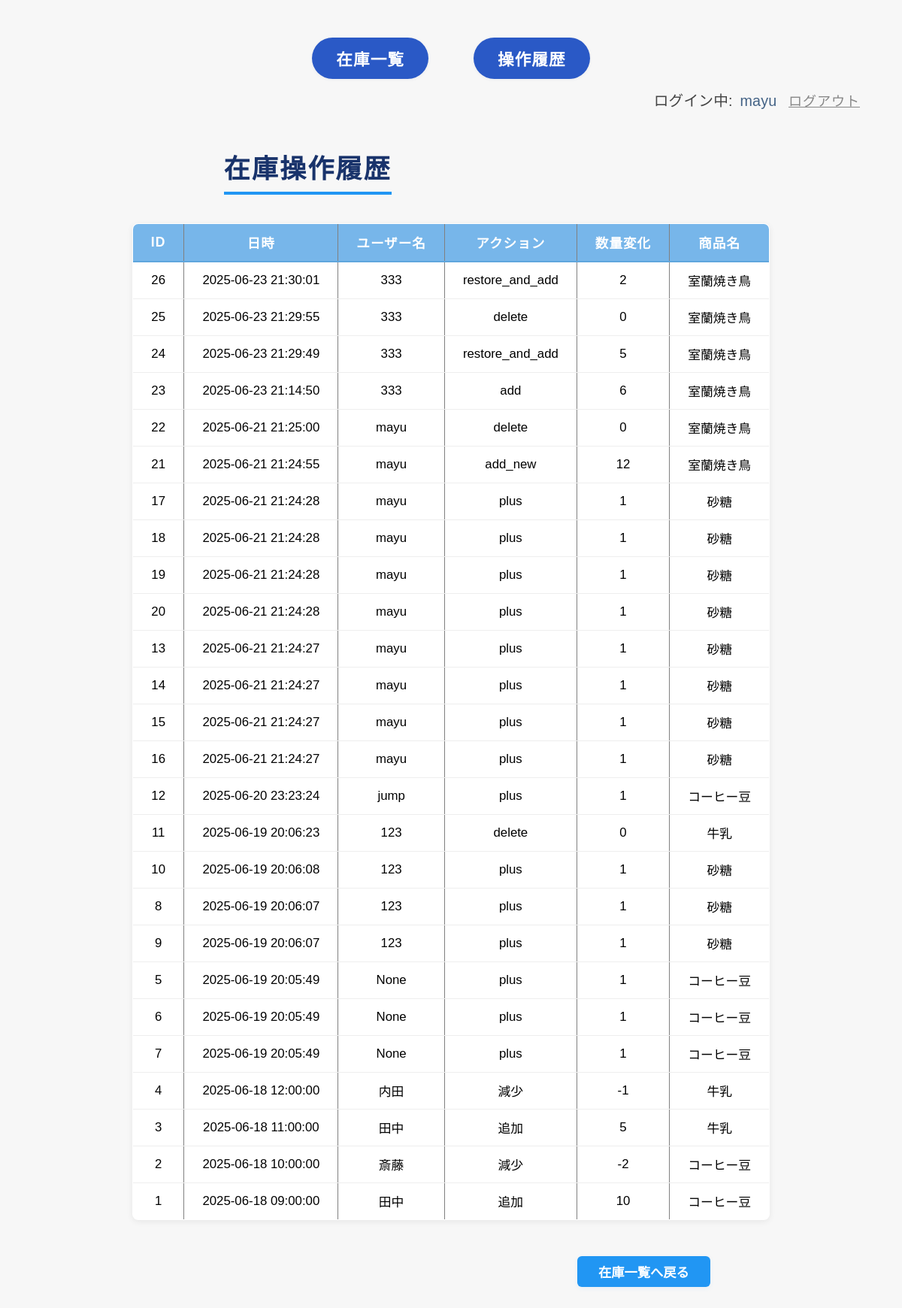
Page /logs (signed in) on the committed database.
### tables this page shows
CREATE TABLE "users" (
	"id"	INTEGER,
	"name"	TEXT,
	"role"	TEXT, password TEXT,
	PRIMARY KEY("id" AUTOINCREMENT)
);

CREATE TABLE "log_inventory" (
	"id"	INTEGER,
	"item_id"	INTEGER,
	"quantity_change"	INTEGER,
	"action"	TEXT,
	"user_id"	INTEGER,
	"time_log"	TEXT,
	PRIMARY KEY("id" AUTOINCREMENT)
);

CREATE TABLE "items" (
	"id"	INTEGER,
	"name"	TEXT,
	"delete_flag"	INTEGER DEFAULT 0,
	PRIMARY KEY("id" AUTOINCREMENT)
);

### app.py (the view)
@app.route('/logs')
def show_log():
    if not is_logged_in():
        return redirect(url_for('login'))
    conn = sqlite3.connect('inventory.db')
    cursor = conn.cursor()
    cursor.execute('''
        SELECT
            log_inventory.id,
            log_inventory.time_log,
            users.name as user_name,
            log_inventory.action,
            log_inventory.quantity_change,
            items.name as item_name
        FROM log_inventory
        LEFT JOIN users ON log_inventory.user_id = users.id
        LEFT JOIN items ON log_inventory.item_id = items.id
        ORDER BY log_inventory.time_log DESC
        LIMIT 100
    ''')
    logs = cursor.fetchall()
    conn.close()
    log_list = []
    for row in logs:
        log_list.append({
            'id': row[0],
            'time_log': row[1],
            'user_name': row[2],
            'action': row[3],
            'quantity_change': row[4],
            'item_name': row[5],
        })
    return render_template('logs.html', log_list=log_list)

### app.py (called while the page is built)
def is_logged_in():
    return 'user_id' in session

### templates/logs.html
{% extends "base.html" %}
{% block content %}
    <h1  style="margin-left: 23%;">在庫操作履歴</h1>
    <table border="1">
        <tr>
            <th>ID</th>
            <th>日時</th>
            <th>ユーザー名</th>
            <th>アクション</th>
            <th>数量変化</th>
            <th>商品名</th>
        </tr>
        {% for log in log_list %}
        <tr>
            <td>{{ log.id }}</td>
            <td>{{ log.time_log }}</td>
            <td>{{ log.user_name }}</td>
            <td>{{ log.action }}</td>
            <td>{{ log.quantity_change }}</td>
            <td>{{ log.item_name }}</td>
        </tr>
        {% endfor %}
    </table>
    <br>
    <a href="{{ url_for('index') }}" class="add-btn" style="margin-left: 65%;">在庫一覧へ戻る</a>
{% endblock %}

### templates/base.html (shortened to what this page needs)
<!DOCTYPE html>
<html lang="ja">
<head>
    <link rel="stylesheet" href="{{ url_for('static', filename='style.css') }}">
</head>
<body>
<header>
    <nav>
        <div class="nav-top">
            <ul>
                <li><a href="{{ url_for('index') }}">在庫一覧</a></li>
                <li><a href="{{ url_for('show_log') }}">操作履歴</a></li>
            </ul>
        </div>
        <div class="nav-user">
            {% if session.get('user_name') %}
                <span class="login-info">
                    ログイン中: <span class="user-name">{{ session['user_name'] }}</span>
                    <a href="{{ url_for('logout') }}" class="logout-link">ログアウト</a>
                </span>
            {% else %}
                <a href="{{ url_for('login') }}" class="logout-link">ログイン</a>
            {% endif %}
        </div>
    </nav>
</header>
    <main>
        {% block content %}{% endblock %}
    </main>
</body>
</html>

### static/style.css (style rules this page uses)
body { font-family: "Yu Gothic", "Meiryo", sans-serif; background: #f7f7f7; margin: 40px; }
h1 { color: #3a3a3a; margin-bottom: 24px; letter-spacing: 2px; }
table { border-collapse: collapse; background: #fff; min-width: 360px; margin: 0 auto; box-shadow: 0 2px 8px rgba(0,0,0,0.07); border-radius: 8px; overflow: hidden; }
th, td { padding: 12px 24px; text-align: center; }
th { background: #77b6ea; color: #fff; font-size: 1.1em; letter-spacing: 1px; border-bottom: 2px solid #5fa6dd; }
td { border-bottom: 1px solid #eee; font-size: 1.05em; }
tr:last-child td { border-bottom: none; }
.add-btn { display: inline-block; margin-bottom: 18px; padding: 8px 28px; background: #2196f3; color: #fff; border-radius: 6px; text-decoration: none; font-size: 1.08em; font-weight: bold; box-shadow: 0 2px 6px rgba(33,150,243,0.08); border: none; transition: background 0.15s, box-shadow 0.15s; }
nav ul { display: flex; list-style: none; margin: 0; padding: 0; justify-content: center; background: transparent; }
nav li { margin: 0 30px; }
nav a { display: inline-block; color: #fff; background: #2a59c6; font-size: 1.35em; font-weight: bold; letter-spacing: 0.05em; text-decoration: none; padding: 12px 32px; border-radius: 2em; margin-top: 10px; margin-bottom: 10px; box-shadow: 0 1px 4px rgba(26,50,106,0.06); transition: background 0.2s, box-shadow 0.2s, transform 0.08s; border: none; outline: none; cursor: pointer; }
h1 { color: #19336b; font-size: 2.2em; font-weight: bold; padding-bottom: 8px; border-bottom: 4px solid #2196f3; text-align: center; display: inline-block; margin: 46px 0 38px 0; padding-bottom: 8px; border-bottom: 4px solid #2196f3; }
table { margin: 0 auto 30px auto; }
.nav-user { text-align: right; margin-top: 3px; margin-bottom: 3px; padding-right: 16px; }
.login-info { font-size:1.23em; color: #444; letter-spacing: 0.01em; }
.user-name { font-weight: 500; color: #436285; margin: 0 4px 0 4px; font-size: 1em; }
.logout-link { background: none !important; border-radius: 0 !important; padding: 0 !important; box-shadow: none !important; color: #888 !important; font-size: 0.92em; text-decoration: underline; margin-left: 6px; cursor: pointer; font-weight: normal; font-family: inherit; transition: color 0.15s; outline: none; display: inline; }

### rows in the picture
users: user_name "mayu"
log_inventory: id "26", time_log "2025-06-23 21:30:01", user_name "333", action "restore_and_add", quantity_change "2", item_name "室蘭焼き鳥"
log_inventory: id "25", time_log "2025-06-23 21:29:55", user_name "333", action "delete", quantity_change "0", item_name "室蘭焼き鳥"
log_inventory: id "24", time_log "2025-06-23 21:29:49", user_name "333", action "restore_and_add", quantity_change "5", item_name "室蘭焼き鳥"
log_inventory: id "23", time_log "2025-06-23 21:14:50", user_name "333", action "add", quantity_change "6", item_name "室蘭焼き鳥"
log_inventory: id "22", time_log "2025-06-21 21:25:00", user_name "mayu", action "delete", quantity_change "0", item_name "室蘭焼き鳥"
log_inventory: id "21", time_log "2025-06-21 21:24:55", user_name "mayu", action "add_new", quantity_change "12", item_name "室蘭焼き鳥"
log_inventory: id "17", time_log "2025-06-21 21:24:28", user_name "mayu", action "plus", quantity_change "1", item_name "砂糖"
log_inventory: id "18", time_log "2025-06-21 21:24:28", user_name "mayu", action "plus", quantity_change "1", item_name "砂糖"
log_inventory: id "19", time_log "2025-06-21 21:24:28", user_name "mayu", action "plus", quantity_change "1", item_name "砂糖"
log_inventory: id "20", time_log "2025-06-21 21:24:28", user_name "mayu", action "plus", quantity_change "1", item_name "砂糖"
log_inventory: id "13", time_log "2025-06-21 21:24:27", user_name "mayu", action "plus", quantity_change "1", item_name "砂糖"
log_inventory: id "14", time_log "2025-06-21 21:24:27", user_name "mayu", action "plus", quantity_change "1", item_name "砂糖"
log_inventory: id "15", time_log "2025-06-21 21:24:27", user_name "mayu", action "plus", quantity_change "1", item_name "砂糖"
log_inventory: id "16", time_log "2025-06-21 21:24:27", user_name "mayu", action "plus", quantity_change "1", item_name "砂糖"
log_inventory: id "12", time_log "2025-06-20 23:23:24", user_name "jump", action "plus", quantity_change "1", item_name "コーヒー豆"
log_inventory: id "11", time_log "2025-06-19 20:06:23", user_name "123", action "delete", quantity_change "0", item_name "牛乳"
log_inventory: id "10", time_log "2025-06-19 20:06:08", user_name "123", action "plus", quantity_change "1", item_name "砂糖"
log_inventory: id "8", time_log "2025-06-19 20:06:07", user_name "123", action "plus", quantity_change "1", item_name "砂糖"
log_inventory: id "9", time_log "2025-06-19 20:06:07", user_name "123", action "plus", quantity_change "1", item_name "砂糖"
log_inventory: id "5", time_log "2025-06-19 20:05:49", user_name "None", action "plus", quantity_change "1", item_name "コーヒー豆"
log_inventory: id "6", time_log "2025-06-19 20:05:49", user_name "None", action "plus", quantity_change "1", item_name "コーヒー豆"
log_inventory: id "7", time_log "2025-06-19 20:05:49", user_name "None", action "plus", quantity_change "1", item_name "コーヒー豆"
log_inventory: id "4", time_log "2025-06-18 12:00:00", user_name "内田", action "減少", quantity_change "-1", item_name "牛乳"
log_inventory: id "3", time_log "2025-06-18 11:00:00", user_name "田中", action "追加", quantity_change "5", item_name "牛乳"
log_inventory: id "2", time_log "2025-06-18 10:00:00", user_name "斎藤", action "減少", quantity_change "-2", item_name "コーヒー豆"
log_inventory: id "1", time_log "2025-06-18 09:00:00", user_name "田中", action "追加", quantity_change "10", item_name "コーヒー豆"
